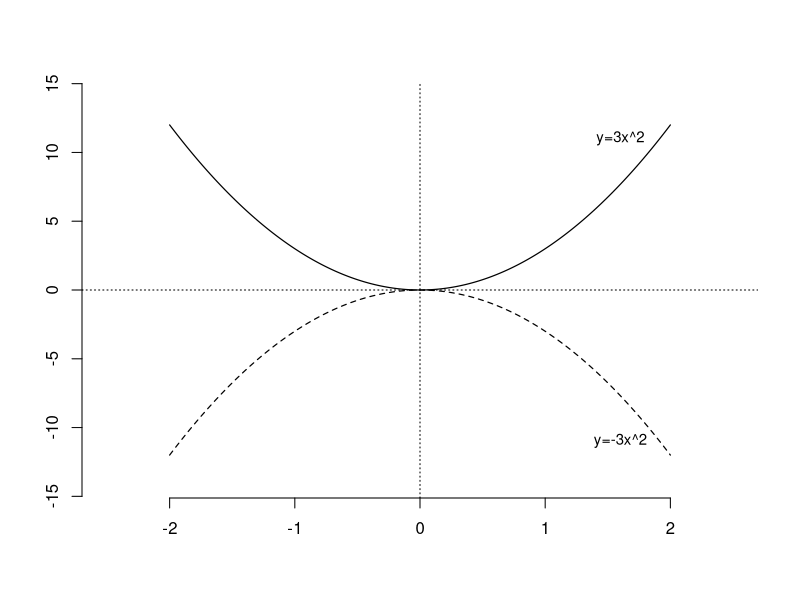
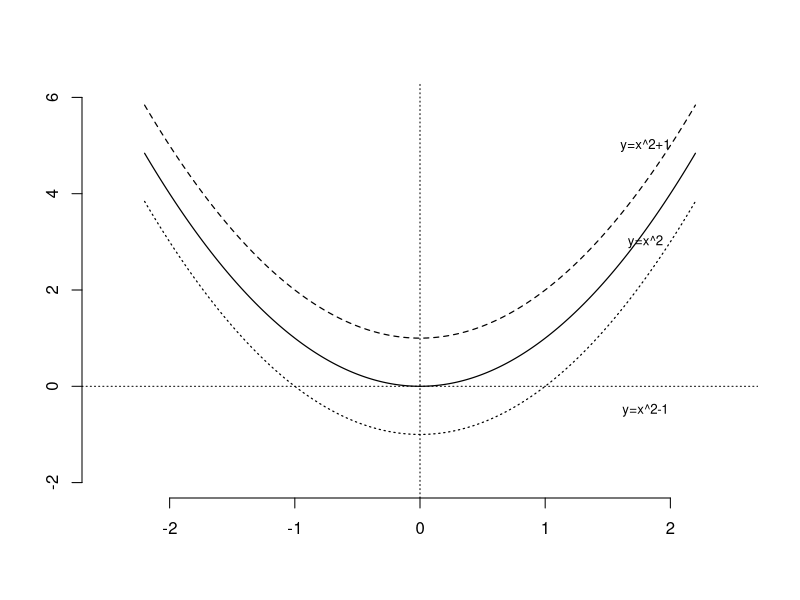
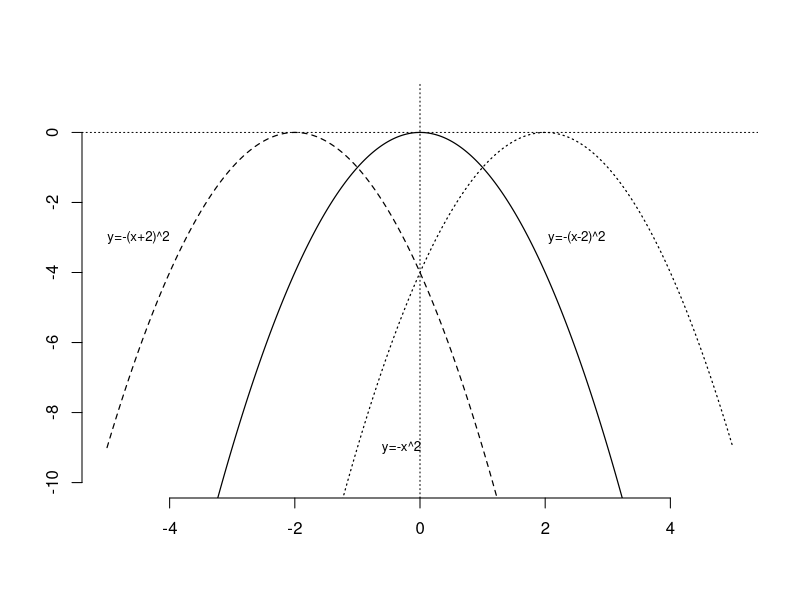
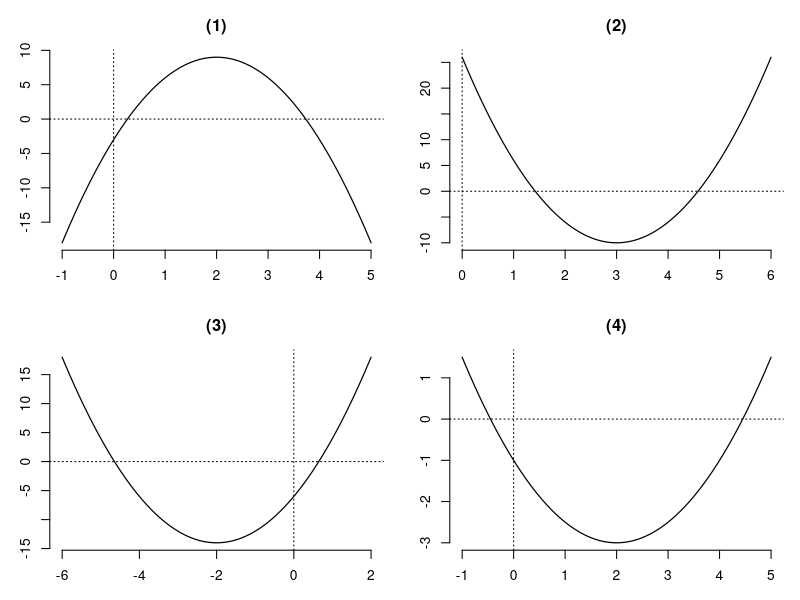
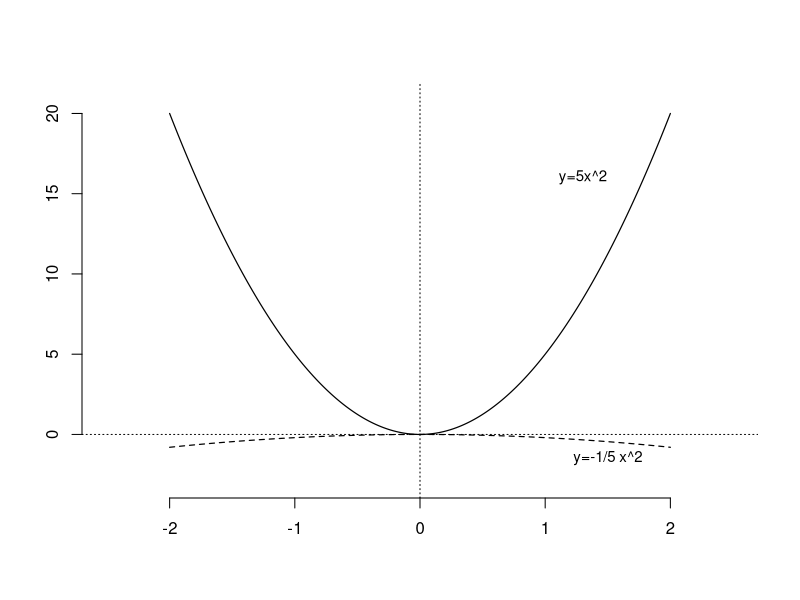
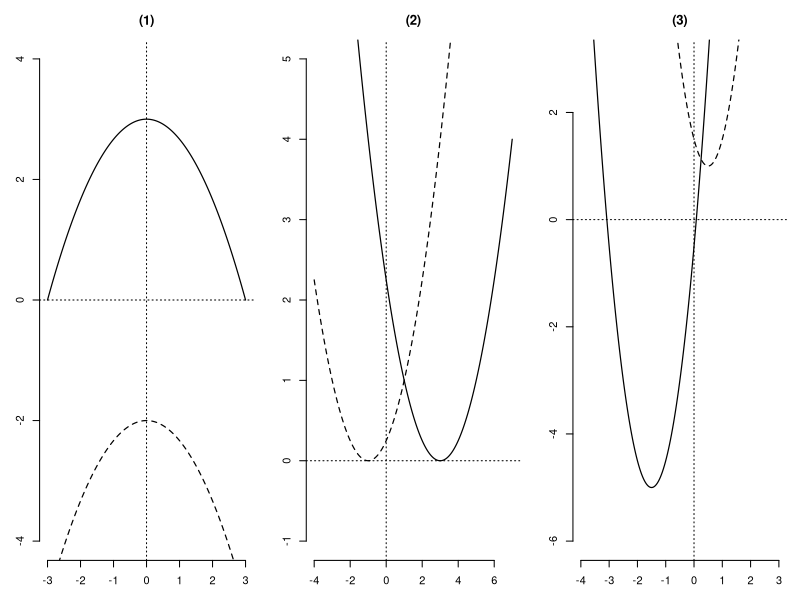
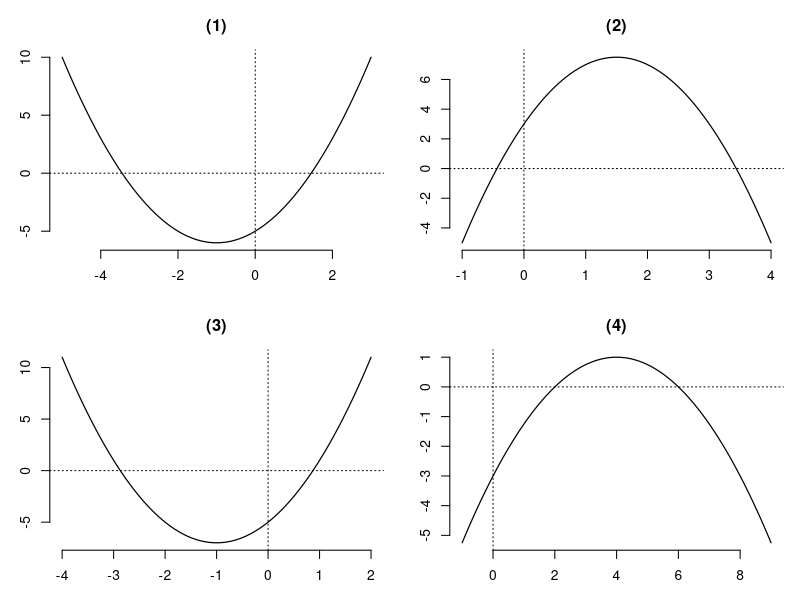

Here is the R script that generated these plots, in order:
setwd("C:/Users/18904/Github/junior-mathematics/codes")
if(!dir.exists("../figures"))dir.create("../figures")
parab=function(f,col=1,lty=1,xr,yr,...){
  x=seq(xr[1],xr[2],length.out=200);y=f(x)
  plot(x,y,type="l",lwd=1.2,col=1,lty=lty,xlim=xr,ylim=yr,axes=FALSE,xlab="",ylab="",...)
  abline(h=0,v=0,lty=3)
  axis(1);axis(2)
}

# week134-1: y=3x^2 and y=-3x^2 overlaid
draw1=function(){
  x=seq(-2,2,length.out=200)
  plot(x,3*x^2,type="l",lwd=1.2,col=1,lty=1,xlim=c(-2.5,2.5),ylim=c(-14,14),axes=FALSE,xlab="",ylab="")
  lines(x,-3*x^2,lty=2,lwd=1.2)
  abline(h=0,v=0,lty=3);axis(1);axis(2)
  text(1.6,11,"y=3x^2",cex=0.9);text(1.6,-11,"y=-3x^2",cex=0.9)
}
cairo_pdf("../figures/week134-1.pdf",width=4,height=4,family="sans");draw1();dev.off()
svglite::svglite("../figures/week134-1.svg",width=4,height=4);draw1();dev.off()

# week134-2: y=x^2, x^2+1, x^2-1 overlaid
draw2=function(){
  x=seq(-2.2,2.2,length.out=200)
  plot(x,x^2,type="l",lwd=1.2,lty=1,xlim=c(-2.5,2.5),ylim=c(-2,6),axes=FALSE,xlab="",ylab="")
  lines(x,x^2+1,lty=2,lwd=1.2);lines(x,x^2-1,lty=3,lwd=1.2)
  abline(h=0,v=0,lty=3);axis(1);axis(2)
  text(1.8,5,"y=x^2+1",cex=0.8);text(1.8,3,"y=x^2",cex=0.8);text(1.8,-0.5,"y=x^2-1",cex=0.8)
}
cairo_pdf("../figures/week134-2.pdf",width=4,height=4,family="sans");draw2();dev.off()
svglite::svglite("../figures/week134-2.svg",width=4,height=4);draw2();dev.off()

# week134-3: y=-x^2, -(x+2)^2, -(x-2)^2 overlaid
draw3=function(){
  x=seq(-5,5,length.out=300)
  plot(x,-x^2,type="l",lwd=1.2,lty=1,xlim=c(-5,5),ylim=c(-10,1),axes=FALSE,xlab="",ylab="")
  lines(x,-(x+2)^2,lty=2,lwd=1.2);lines(x,-(x-2)^2,lty=3,lwd=1.2)
  abline(h=0,v=0,lty=3);axis(1);axis(2)
  text(-0.3,-9,"y=-x^2",cex=0.8);text(-4.5,-3,"y=-(x+2)^2",cex=0.8);text(2.5,-3,"y=-(x-2)^2",cex=0.8)
}
cairo_pdf("../figures/week134-3.pdf",width=4,height=4,family="sans");draw3();dev.off()
svglite::svglite("../figures/week134-3.svg",width=4,height=4);draw3();dev.off()

# week134-4: four parabolas (ax^2+bx+c practice)
draw4=function(){
  par(mfrow=c(2,2),mar=c(3,3,3,1))
  f1=function(x)-3*x^2+12*x-3
  plot(seq(-1,5,len=100),f1(seq(-1,5,len=100)),type="l",lwd=1.2,axes=FALSE,xlab="",ylab="",main="(1)")
  abline(h=0,v=0,lty=3);axis(1);axis(2)
  f2=function(x)4*x^2-24*x+26
  plot(seq(0,6,len=100),f2(seq(0,6,len=100)),type="l",lwd=1.2,axes=FALSE,xlab="",ylab="",main="(2)")
  abline(h=0,v=0,lty=3);axis(1);axis(2)
  f3=function(x)2*x^2+8*x-6
  plot(seq(-6,2,len=100),f3(seq(-6,2,len=100)),type="l",lwd=1.2,axes=FALSE,xlab="",ylab="",main="(3)")
  abline(h=0,v=0,lty=3);axis(1);axis(2)
  f4=function(x)0.5*x^2-2*x-1
  plot(seq(-1,5,len=100),f4(seq(-1,5,len=100)),type="l",lwd=1.2,axes=FALSE,xlab="",ylab="",main="(4)")
  abline(h=0,v=0,lty=3);axis(1);axis(2)
}
cairo_pdf("../figures/week134-4.pdf",width=8,height=8,family="sans");draw4();dev.off()
svglite::svglite("../figures/week134-4.svg",width=8,height=8);draw4();dev.off()

# week134-5: y=5x^2 and y=-1/5 x^2 overlaid
draw5=function(){
  x=seq(-2,2,length.out=200)
  plot(x,5*x^2,type="l",lwd=1.2,lty=1,xlim=c(-2.5,2.5),ylim=c(-3,21),axes=FALSE,xlab="",ylab="")
  lines(x,-0.2*x^2,lty=2,lwd=1.2)
  abline(h=0,v=0,lty=3);axis(1);axis(2)
  text(1.3,16,"y=5x^2",cex=0.9);text(1.5,-1.5,"y=-1/5 x^2",cex=0.9)
}
cairo_pdf("../figures/week134-5.pdf",width=4,height=4,family="sans");draw5();dev.off()
svglite::svglite("../figures/week134-5.svg",width=4,height=4);draw5();dev.off()

# week134-6: three groups of parabolas
draw6=function(){
  par(mfrow=c(1,3),mar=c(3,3,3,1))
  x=seq(-3,3,len=200)
  plot(x,-1/3*x^2+3,type="l",lwd=1.2,lty=1,xlim=c(-3,3),ylim=c(-4,4),axes=FALSE,xlab="",ylab="",main="(1)")
  lines(x,-1/3*x^2-2,lty=2,lwd=1.2);abline(h=0,v=0,lty=3);axis(1);axis(2)
  x=seq(-4,7,len=200)
  plot(x,1/4*(x-3)^2,type="l",lwd=1.2,lty=1,xlim=c(-4,7),ylim=c(-1,5),axes=FALSE,xlab="",ylab="",main="(2)")
  lines(x,1/4*(x+1)^2,lty=2,lwd=1.2);abline(h=0,v=0,lty=3);axis(1);axis(2)
  x=seq(-4,3,len=200)
  plot(x,2*(x+1.5)^2-5,type="l",lwd=1.2,lty=1,xlim=c(-4,3),ylim=c(-6,3),axes=FALSE,xlab="",ylab="",main="(3)")
  lines(x,2*(x-0.5)^2+1,lty=2,lwd=1.2);abline(h=0,v=0,lty=3);axis(1);axis(2)
}
cairo_pdf("../figures/week134-6.pdf",width=12,height=4,family="sans");draw6();dev.off()
svglite::svglite("../figures/week134-6.svg",width=12,height=4);draw6();dev.off()

# week134-7: four parabolas (exercise 3)
draw7=function(){
  par(mfrow=c(2,2),mar=c(3,3,3,1))
  f1=function(x)x^2+2*x-5
  plot(seq(-5,3,len=100),f1(seq(-5,3,len=100)),type="l",lwd=1.2,axes=FALSE,xlab="",ylab="",main="(1)")
  abline(h=0,v=0,lty=3);axis(1);axis(2)
  f2=function(x)-2*x^2+6*x+3
  plot(seq(-1,4,len=100),f2(seq(-1,4,len=100)),type="l",lwd=1.2,axes=FALSE,xlab="",ylab="",main="(2)")
  abline(h=0,v=0,lty=3);axis(1);axis(2)
  f3=function(x)2*x^2+4*x-5
  plot(seq(-4,2,len=100),f3(seq(-4,2,len=100)),type="l",lwd=1.2,axes=FALSE,xlab="",ylab="",main="(3)")
  abline(h=0,v=0,lty=3);axis(1);axis(2)
  f4=function(x)-0.25*x^2+2*x-3
  plot(seq(-1,9,len=100),f4(seq(-1,9,len=100)),type="l",lwd=1.2,axes=FALSE,xlab="",ylab="",main="(4)")
  abline(h=0,v=0,lty=3);axis(1);axis(2)
}
cairo_pdf("../figures/week134-7.pdf",width=8,height=8,family="sans");draw7();dev.off()
svglite::svglite("../figures/week134-7.svg",width=8,height=8);draw7();dev.off()
